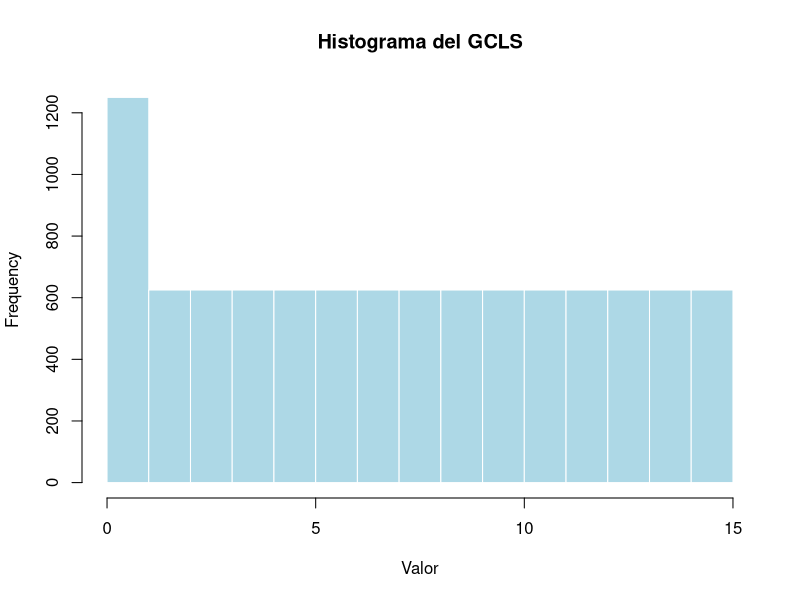
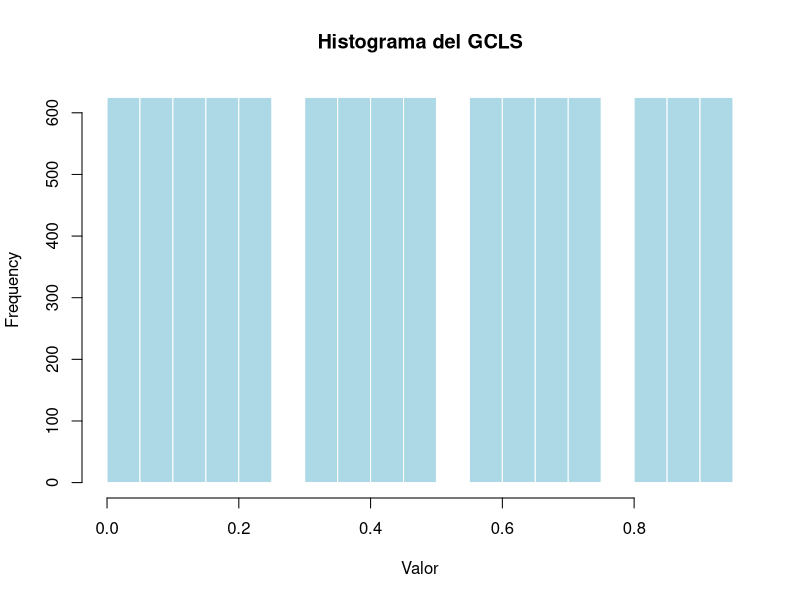
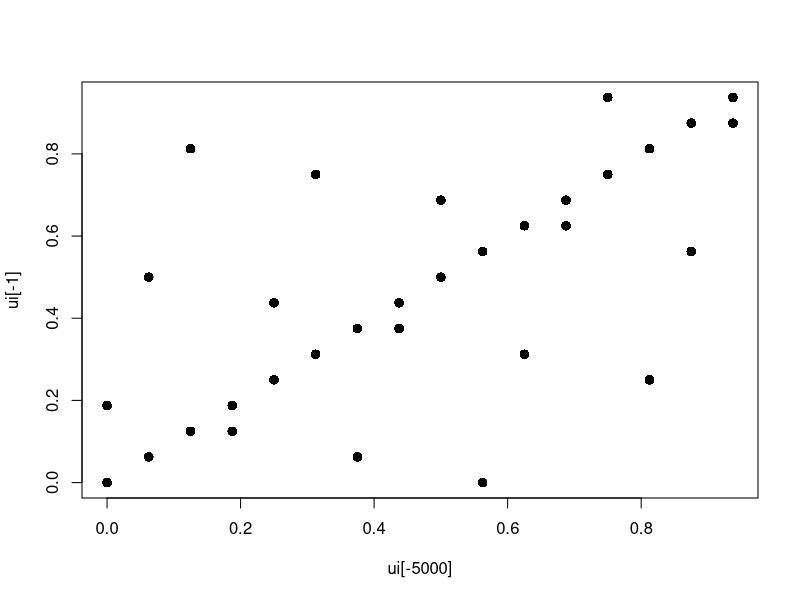
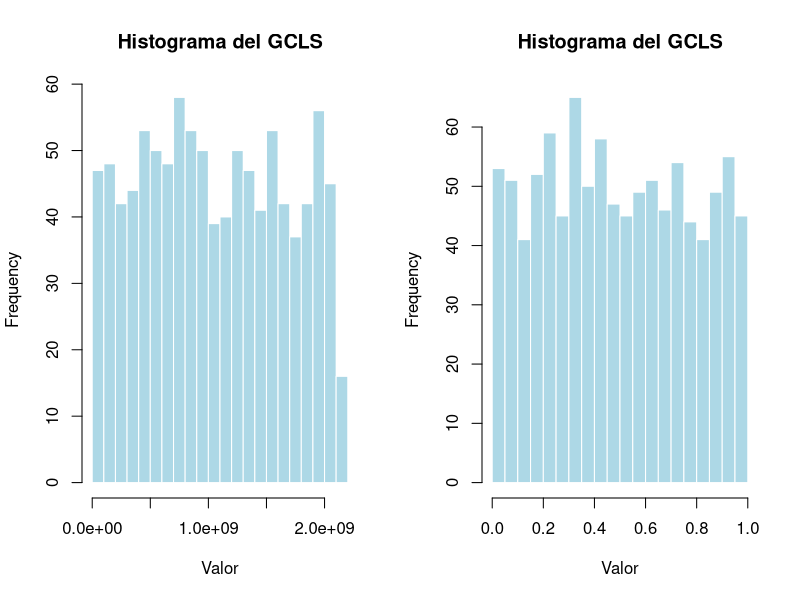
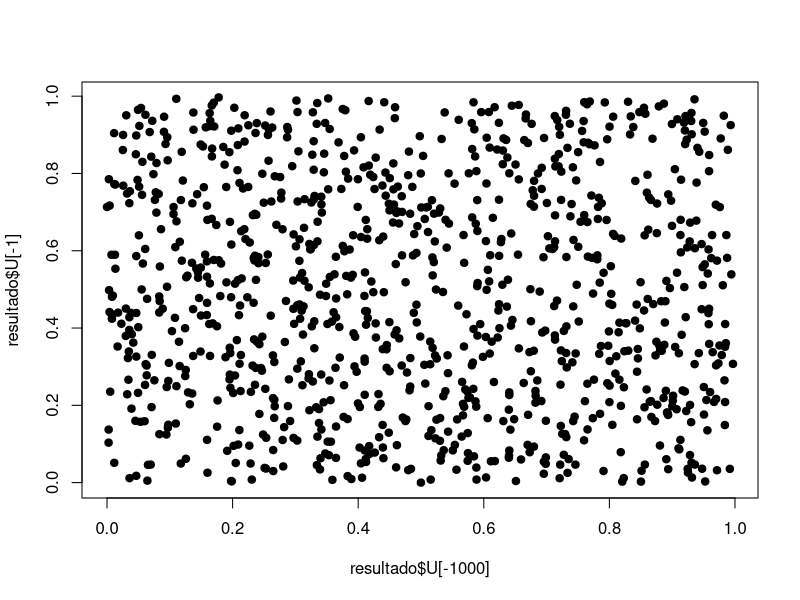
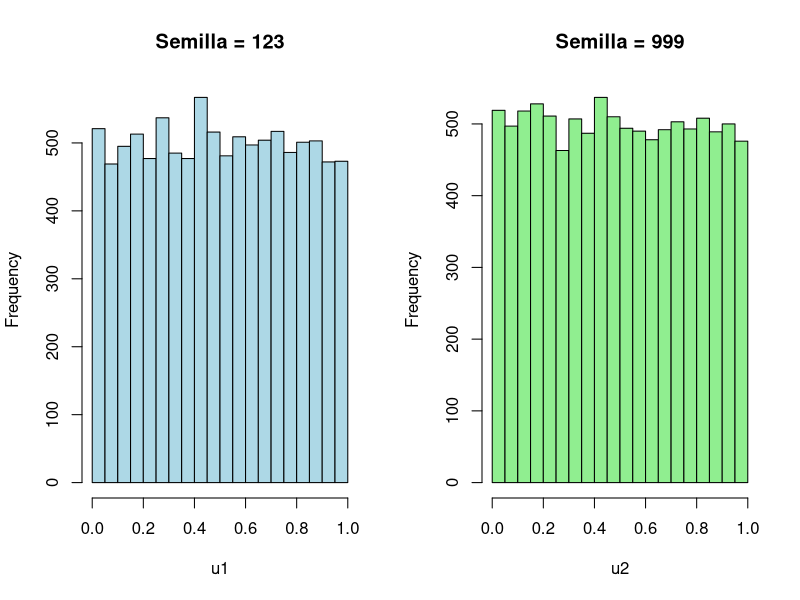

R code for these plots, in order:
#Numeros aleatorios
a <- 5
c <- 3
m <- 16
semilla <- 7

xi <- matrix(NA, nrow = 10000, ncol = 1)
xi[1] <- semilla

xi[2] <- (a * xi[1] + c) - m*floor((a*xi[1] + c)/m)

xi[1:2]

for(i in 2:10000){
  xi[i] <- (a * xi[(i-1)] + c) - m*floor((a*xi[(i-1)] + c)/m)
}
xi[1:30] #ver el numero de datous que repite

min(xi)
max(xi)
mean(xi)
sd(xi)

ui <- xi/m


#histogramas de los valores uniformes generados 
hist(xi, breaks = 20, col = "lightblue",
     border = "white", main = "Histograma del GCLS", xlab = "Valor")


#histogramas de los valores uniformes generados 
hist(ui, breaks = 20, col = "lightblue",
     border = "white", main = "Histograma del GCLS", xlab = "Valor")

plot(ui[-5000],ui[-1],pch=19)

mean(ui) #approx 0.5 
var(ui) #approx 1/12

#La misma forma pero generando una función 
# Generador Congruencial Lineal Simple (GCLS)
gcls <- function(semilla, a, c, m, n) {
  
  x <- numeric(n + 1)
  u <- numeric(n)
  
  x[1] <- semilla
  
  for(i in 1:n){
    x[i + 1] <- (a * x[i] + c) %% m
    u[i] <- x[i + 1] / m
  }
  
  return(list(X = x, U = u))
}

#Numero generados por Park y Miller
#que ya cumplen las restricciones que exigimos.
a <- 16807
c <- 0
m <- 2^31 - 1
semilla <- 12345

resultado <- gcls(semilla, a, c, m, 1000)

resultado$X
resultado$U

par(mfrow = c(1,2))
hist(resultado$X, breaks = 20, col = "lightblue",
     border = "white", main = "Histograma del GCLS", xlab = "Valor")


#histogramas de los valores uniformes generados 
hist(resultado$U, breaks = 20, col = "lightblue",
     border = "white", main = "Histograma del GCLS", xlab = "Valor")

par(mfrow = c(1,1))
plot(resultado$U[-1000], resultado$U[-1], pch=19)

#################################################################3
#GENERADOR PROPIO DE R
#################################################################3
RNGkind() #repetición en 2^(19937)−1,

#Se puede cambiar haciendo RNGkind() y dentro del parentesis el metodo que 
#quieres que se empiece a utilizar 
?RNGkind


#Generadores uniformes
set.seed(123) #semilla1
u1 <- runif(10000)

set.seed(999) #semilla2
u2 <- runif(10000)

c(mean(u1), mean(u2))
c(var(u1), var(u2))

par(mfrow = c(1,2))

hist(u1, main="Semilla = 123", col="lightblue")
hist(u2, main="Semilla = 999", col="lightgreen")
  
